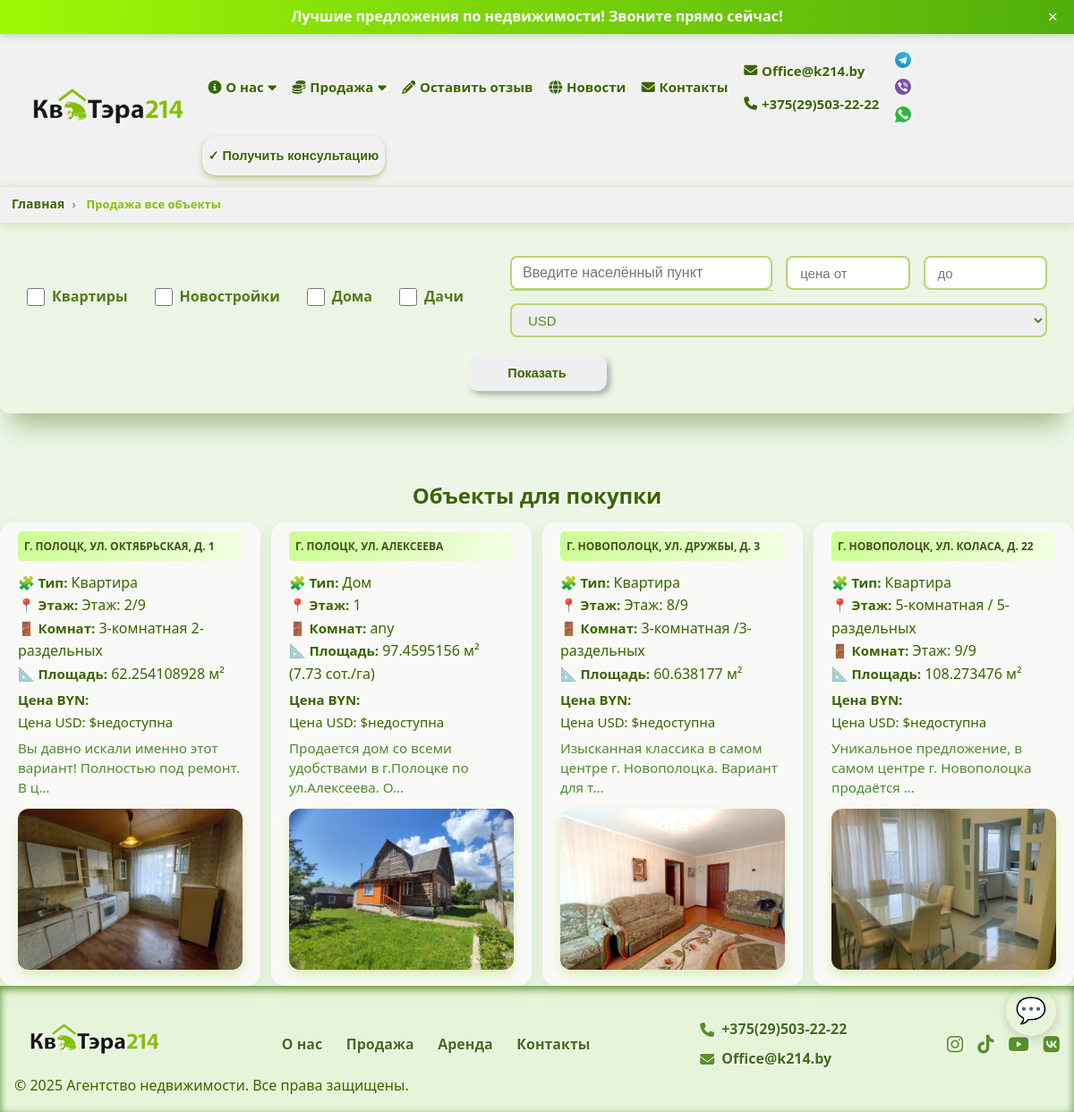
/sale/, run on an earlier commit of the app's database.
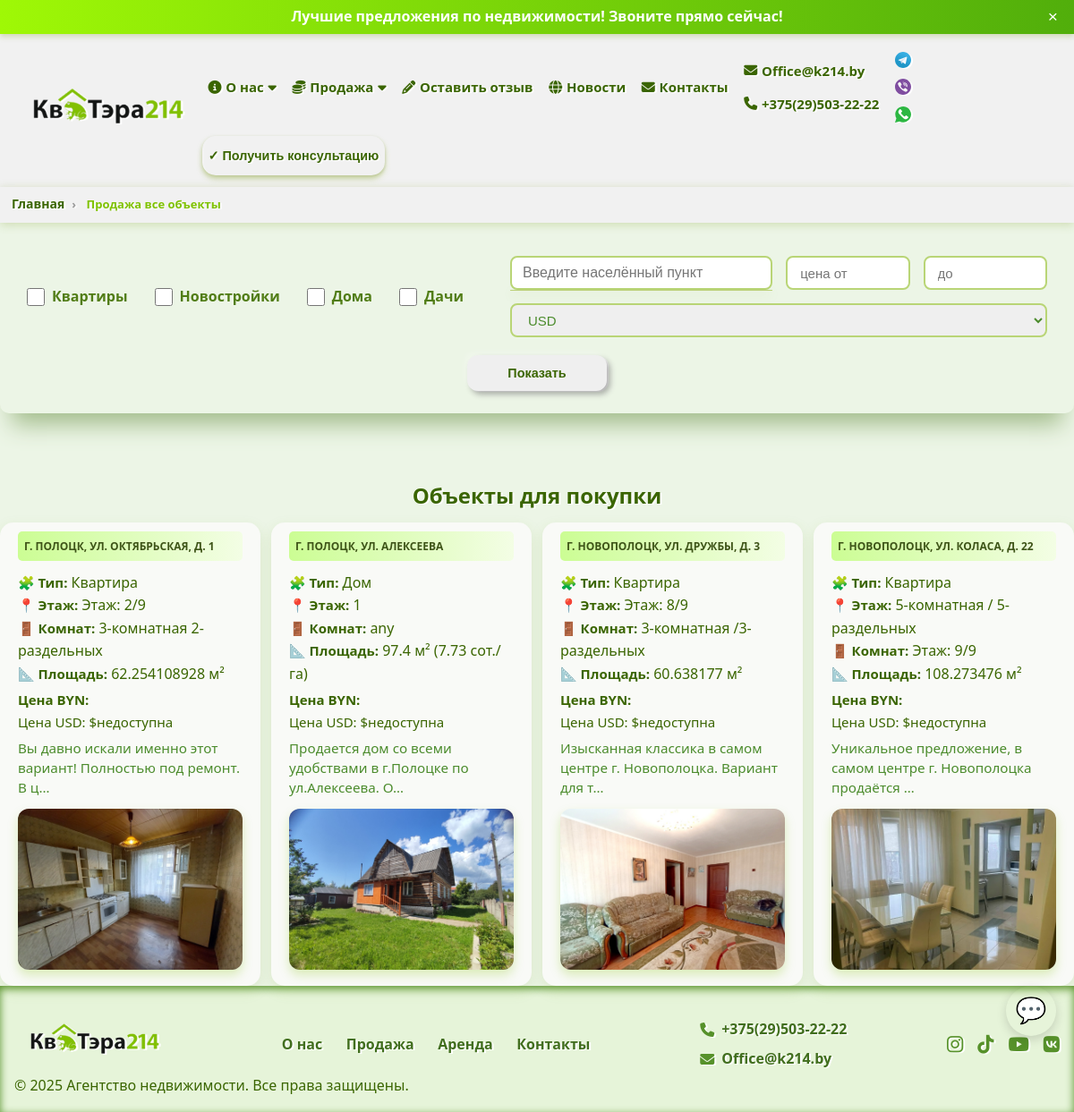
And on a later commit of the database.
### webapp/models.py (models this page shows, shortened)
class Property(models.Model):
    CURRENCY_CHOICES = [
        ('USD', 'USD'),
        ('BYN', 'BYN'),
    ]
    name = models.CharField(max_length=255, verbose_name="Имя/Адрес")
    slug = models.SlugField(max_length=255, unique=True, blank=True, null=True, verbose_name="Для адресной строки ЮРЛ")
    city_name = models.CharField(max_length=255, default='город', verbose_name="Город")  # пока оставить
    city = models.ForeignKey(City, on_delete=models.SET_NULL, null=True, blank=True, related_name='properties',
                             verbose_name="Город")
    description = models.TextField(verbose_name="Описание")
    notes = models.TextField(default='Примечание', verbose_name="Примечание")
    address = models.CharField(max_length=500, verbose_name="Адрес")
    price = models.DecimalField(max_digits=12, decimal_places=2, verbose_name="Цена")
    floor = models.TextField(help_text='Этаж', verbose_name="Этаж", default=0)
    many_rooms = models.TextField(help_text='Сколько комнат', verbose_name="Сколько комнат", default=0)
    area = models.FloatField(help_text='Площадь в квадратных метрах', verbose_name="Полщадь м/кв")
    area_ga = models.FloatField(help_text='Площадь в гектарах/сотках', verbose_name="Площадь в гектарах/сотках", null=True, blank=True)
    map_embed_html = models.TextField(
        blank=True,
        null=True,
        verbose_name="HTML-код карты (iframe)"
    )
    date_posted = models.DateField(auto_now_add=True, verbose_name="Дата добавления")
    is_sale = models.BooleanField(default=True, verbose_name="Продается")
    is_top_ten = models.BooleanField(default=True, verbose_name="Топ 10")
    is_commercial = models.BooleanField(default=True, verbose_name="Коммерческая")
    is_rent = models.BooleanField(default=True, verbose_name="Сдается в аренду")
    is_active_new = models.BooleanField(default=True, verbose_name="Новое объявление")
    is_active_newstroy = models.BooleanField(default=True, verbose_name="Новостройки")
    is_active_house = models.BooleanField(default=True, verbose_name="Дом")
    is_active_country_house = models.BooleanField(default=True, verbose_name="Загородный дом")
    is_active_apartment = models.BooleanField(default=True, verbose_name="Квартира")
    is_active_sold = models.BooleanField(default=False, verbose_name="Продан")
    contacts = models.ManyToManyField('Contact', related_name='properties', verbose_name="Контакты")
    currency = models.CharField(max_length=3, choices=[('USD', 'USD'), ('BYN', 'BYN')], default='USD', verbose_name="Валюта")
    class Meta:
        verbose_name = "Объекты"
        verbose_name_plural = "Объекты"

class PropertyPhoto(models.Model):
    property = models.ForeignKey(Property, related_name='photos', on_delete=models.CASCADE)
    photo = models.ImageField(upload_to='property_photos/')
    alt_text = models.CharField(max_length=255, blank=True)

### webapp/views.py (the view, shortened to what this page needs)
# urls.py: path('sale/', views.sale, name='sale'),
def sale(request):
    properties = Property.objects.filter(is_sale=True)
    has_filters = False  # флаг наличия фильтров
    property_types = request.GET.getlist('property_type')
    direction = request.GET.get('direction', '').strip()
    if direction:
        has_filters = True
        properties = properties.filter(address__icontains=direction)
    price_min = request.GET.get('price_min')
    price_max = request.GET.get('price_max')
    currency = request.GET.get('currency')
    if currency and currency.upper() in dict(Property.CURRENCY_CHOICES).keys():
        has_filters = True
        properties = properties.filter(currency=currency.upper())
    properties = properties.order_by('pk')
    paginator = Paginator(properties, 12)  # 10 объектов на страницу
    page = request.GET.get('page', 1)
    try:
        properties_page = paginator.page(page)
    except PageNotAnInteger:
        properties_page = paginator.page(1)
    except EmptyPage:
        properties_page = paginator.page(paginator.num_pages)
    first_property = properties.first()
    get_params = request.GET.copy()
    if 'page' in get_params:
        del get_params['page']
    query_string = get_params.urlencode()
    context = {
        'properties': properties_page,
        'first_property': first_property,
        'has_filters': has_filters,
        'paginator': paginator,
        'page_obj': properties_page,
        'query_string': query_string,
    }
    return render(request, 'webapp/sale_page.html', context)

### webapp/context_processors.py (called while the page is built)
def contact_data(request):
    contact = Contact.objects.prefetch_related('social_networks', 'messengers').first()
    cities = City.objects.all()
    if contact:
        social_networks = contact.social_networks.filter(is_had=True)
        messengers = contact.messengers.filter(is_had=True)
    else:
        social_networks = []
        messengers = []
    return {
        'contact': contact,
        'social_networks': social_networks,
        'messengers': messengers,
        'cities': cities,
    }

def get_usd_to_byn_rate():
    url = "https://api.nbrb.by/exrates/rates/USD?parammode=2"
    response = requests.get(url)
    if response.status_code == 200:
        data = response.json()
        rate = data.get('Cur_OfficialRate')
        scale = data.get('Cur_Scale', 1)
        if rate and scale:
            return rate / scale
    return None

def currency_rates(request):
    rate = get_usd_to_byn_rate()
    return {
        'usd_to_byn_rate': rate
    }

### webapp/templatetags/currency_filters.py (called while the page is built)
@register.filter
def multiply(value, arg):
    try:
        return float(value) * float(arg)
    except (ValueError, TypeError):
        return None

### webapp/templates/webapp/sale_page.html (shortened to what this page needs)
{% extends 'main/base.html' %}
{% load currency_filters %}
{% load static %}
{% block content %}
    <nav class="breadcrumb-container" aria-label="breadcrumb">
        <ol class="breadcrumb-list">
            <li class="breadcrumb-item">
                <a href="{% url 'index' %}" class="nav-link">Главная</a>
            </li>
            <li class="breadcrumb-item active" aria-current="page">
                <a href="{% url 'sale' %}">
                    {% if has_filters %}
                        Продажа
                    {% else %}
                        Продажа все объекты
                    {% endif %}
                </a>
            </li>
        </ol>
    </nav>
    {% include 'webapp/filter_pages.html' %}
    <section>
        <div class="listing-wrapper">
            <h1 class="page-title">Объекты для покупки</h1>
            {% if properties %}
                <div class="listing-cards">
                    {% for property in properties %}
                        <article class="listing-card">
                            <h2 class="listing-title">
                                <a href="{% url 'sale_single' property.slug %}" class="listing-link">
                                    {{ property.name }}
                                </a>
                            </h2>
                            <p><b style="font-size: 15px">🧩 Тип:</b>
                                {% if property.is_active_apartment %} Квартира
                                {% elif property.is_active_house %} Дом
                                {% elif property.is_active_country_house %} Дача
                                {% elif property.is_active_new %} Новостройка
                                {% else %} Другое
                                {% endif %}
                            </p>
                            <p><b style="font-size: 15px">📍 Этаж:</b> {{ property.floor|safe }}</p>
                            <p><b style="font-size: 15px">🚪 Комнат:</b> {{ property.many_rooms|safe }}</p>
                            <p><b style="font-size: 15px">📐 Площадь:</b> {{ property.area }} м²
                                {% if property.area_ga %} ({{ property.area_ga }} сот./га) {% endif %}
                            </p>
                            <p><b style="font-size: 15px; margin-top: 13px">Цена BYN:</b>
                            </p>
                            {% if usd_to_byn_rate and property.price %}
                                <p><b style="font-size: 15px">Цена в USD: $</b> <span class="price-sale">{{ property.price }}</span></p>
                            {% else %}
                                <p style="font-size: 15px">Цена USD: $недоступна</p>
                            {% endif %}
                            <div class="listing-description">{{ property.description|truncatechars:65|safe }}</div>
                            <a href="{% url 'sale_single' property.slug %}" class="listing-photo-link">
                                {% if property.photos.all %}
                                    <div class="listing-photo-wrapper">
                                        <img src="{{ property.photos.all.0.photo.url }}"
                                             alt="{{ property.photos.all.0.alt_text }}"
                                             class="listing-photo"/>
                                    </div>
                                {% endif %}
                            </a>
                        </article>
                    {% endfor %}
                </div>
            {% endif %}
        </div>
    </section>
{% endblock %}

What changed in the data, as far as the page shows it:
changed Property "any": area "97.4595156" → "97.4"
